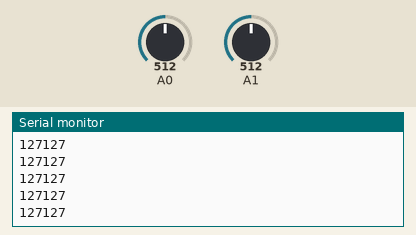
A sketch run on a simulated Arduino Uno, built with avr-gcc and run on an emulated ATmega328P. On the bench: the last lines printed to the serial monitor. Inputs (shaded band) come from the test bench; at power-on: A0 = 512, A1 = 512.

Above: at 1.2 s.
1.3 s: A0 set to 716
At 1.9 s:
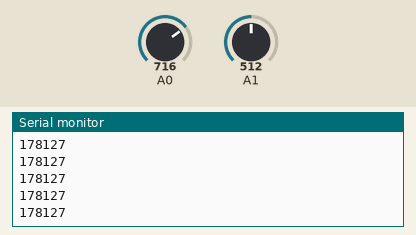
2.8 s: A1 set to 716
At 3.3 s:
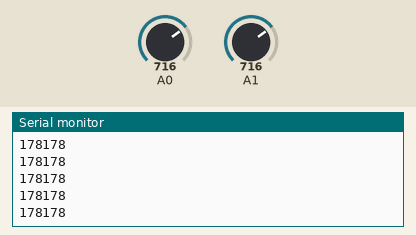
4.3 s: A0 set to 900
At 4.8 s:
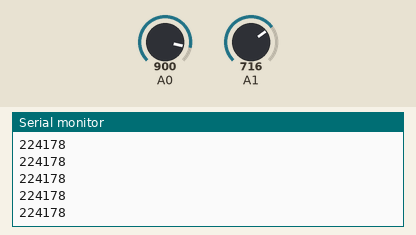
5.8 s: A1 set to 900
At 6.3 s:
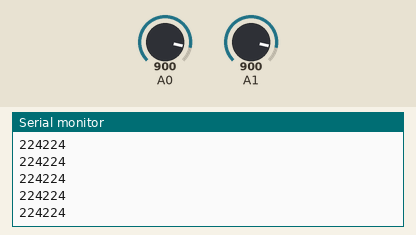
Timing chart, 0 to 8.3 s (numbered marks = the images above; inputs shaded):
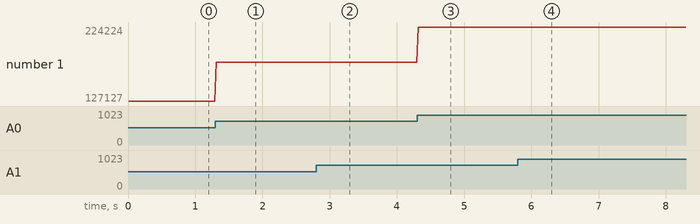

Measured:
- after the input at 1.3 s, the serial monitor: prints a new line at once (image 1)
- after the input at 2.8 s, the serial monitor: prints a new line at once (image 2)
- after the input at 4.3 s, the serial monitor: prints a new line at once (image 3)
- after the input at 5.8 s, the serial monitor: prints a new line at once (image 4)
- plotted number 1: 127127 → 178127 after the input at 1.3 s, 178127 → 178178 after the input at 2.8 s, 178178 → 224178 after the input at 4.3 s, 224178 → 224224 after the input at 5.8 s

The sketch:

Xbee_Tx.ino
```cpp
int x,y;
String final_out;

String xOut = "";
String yOut = "";

// Initialising Soft Serial
#include <SoftwareSerial.h>
SoftwareSerial mySerial(10, 11); // RX, TX

void setup() {

  Serial.begin(9600);
  mySerial.begin(9600);

}

void loop() {


  // Reading pot values from analig joystick
  x = analogRead(A0);
  y = analogRead(A1);

  // mapping voltage as in range 0-1024 to 0-255
  x= map(x,0,1024,0,255);
  y= map(y,0,1024,0,255);

  // Streing manipulation to maintain a constant
  // three digit for values from the joystick
  if (x<10){
    xOut="00"+String(x);
  }
  else if (x>=10 && x<100){
    xOut="0"+String(x);
  }
  else{
    xOut=String(x);
  }

  if (y<10){
    yOut="00"+String(y);
  }
  else if (y>=10 && y<100){
    yOut="0"+String(y);
  }
  else{
    yOut=String(y);
  }

  // Concatinating X and Y values from joystck and sending
  // them through Xbee using the soft serial port
  mySerial.println(xOut+yOut);

  // Comment this line if you are not debugging
  Serial.println(xOut+yOut);

  xOut="";
  yOut="";
  mySerial.flush();
  delay(10);

}
```
